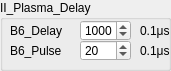
     <widget class="QGroupBox" name="groupBox_17">
      <property name="geometry">
       <rect>
        <x>210</x>
        <y>480</y>
        <width>171</width>
        <height>71</height>
       </rect>
      </property>
      <property name="title">
       <string>II_Plasma_Delay</string>
      </property>
      <widget class="QLabel" name="LaserPStextlbl1_21">
       <property name="geometry">
        <rect>
         <x>10</x>
         <y>20</y>
         <width>61</width>
         <height>21</height>
        </rect>
       </property>
       <property name="text">
        <string>B6_Delay</string>
       </property>
       <property name="alignment">
        <set>Qt::AlignLeading|Qt::AlignLeft|Qt::AlignVCenter</set>
       </property>
       <property name="wordWrap">
        <bool>false</bool>
       </property>
      </widget>
      <widget class="QSpinBox" name="B6_Delay">
       <property name="geometry">
        <rect>
         <x>80</x>
         <y>20</y>
         <width>51</width>
         <height>21</height>
        </rect>
       </property>
       <property name="minimum">
        <number>0</number>
       </property>
       <property name="maximum">
        <number>2500</number>
       </property>
       <property name="value">
        <number>1000</number>
       </property>
      </widget>
      <widget class="QLabel" name="LaserPStextlbl1_20">
       <property name="geometry">
        <rect>
         <x>10</x>
         <y>40</y>
         <width>61</width>
         <height>21</height>
        </rect>
       </property>
       <property name="text">
        <string>B6_Pulse</string>
       </property>
       <property name="alignment">
        <set>Qt::AlignLeading|Qt::AlignLeft|Qt::AlignVCenter</set>
       </property>
       <property name="wordWrap">
        <bool>false</bool>
       </property>
      </widget>
      <widget class="QSpinBox" name="B6_Pulse">
       <property name="geometry">
        <rect>
         <x>80</x>
         <y>40</y>
         <width>51</width>
         <height>21</height>
        </rect>
       </property>
       <property name="minimum">
        <number>0</number>
       </property>
       <property name="maximum">
        <number>50</number>
       </property>
       <property name="value">
        <number>20</number>
       </property>
      </widget>
      <widget class="QLabel" name="LaserPStextlbl1_41">
       <property name="geometry">
        <rect>
         <x>140</x>
         <y>40</y>
         <width>31</width>
         <height>21</height>
        </rect>
       </property>
       <property name="text">
        <string>0.1μs</string>
       </property>
       <property name="alignment">
        <set>Qt::AlignLeading|Qt::AlignLeft|Qt::AlignVCenter</set>
       </property>
       <property name="wordWrap">
        <bool>false</bool>
       </property>
      </widget>
      <widget class="QLabel" name="LaserPStextlbl1_42">
       <property name="geometry">
        <rect>
         <x>140</x>
         <y>20</y>
         <width>31</width>
         <height>21</height>
        </rect>
       </property>
       <property name="text">
        <string>0.1μs</string>
       </property>
       <property name="alignment">
        <set>Qt::AlignLeading|Qt::AlignLeft|Qt::AlignVCenter</set>
       </property>
       <property name="wordWrap">
        <bool>false</bool>
       </property>
      </widget>
     </widget>
